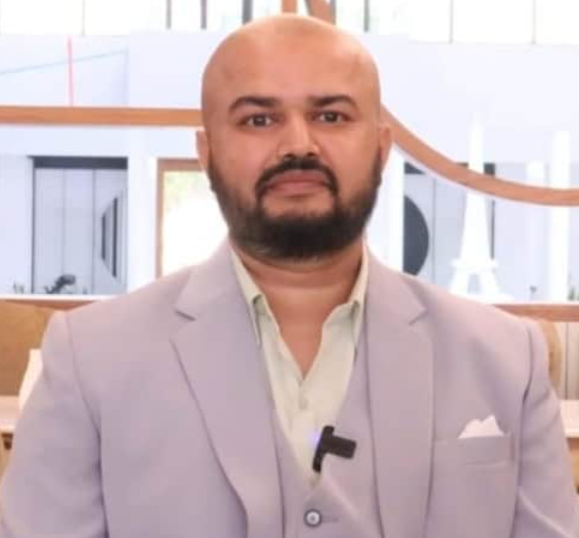
#> input picture Sagar.png, 579 x 538 px
$ jupyter execute SVD.ipynb
#> lines starting #> are read from the running program, lines starting #| are printed output that depends on the picture
[cell 1]
import numpy as np
import matplotlib.pyplot as plt
from skimage import io, color, img_as_float
import pandas as pd

img = img_as_float(io.imread("Sagar.png"))


plt.imshow(img)
plt.title("Original coloured Image");

[cell 2]
print(img)
#> (printed output is left out)
img.shape
#> Out = (538, 579, 4)

[cell 3]
# Converting to grayscale
if img.ndim == 3:
    img = img[:, :, :3]     # Image of Sagar's screenshot had 4 dimensions (4th being alpha); dropping alpha channel
#> img: shape (538, 579, 3) float64
    img_gray = color.rgb2gray(img)
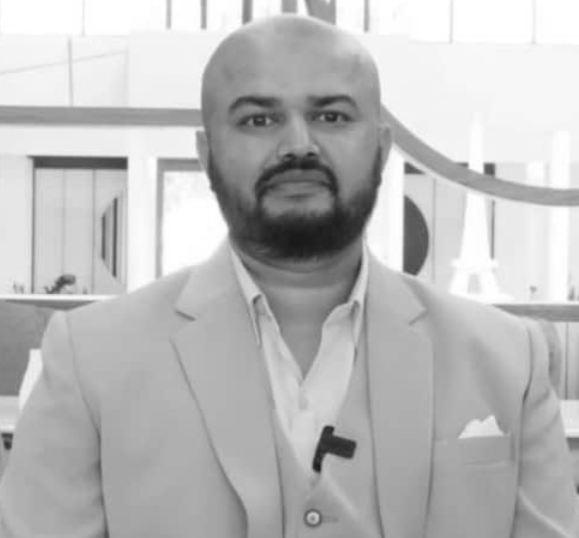
#> img_gray: shape (538, 579) float64; min 0.0991, max 1, mean 0.735
else:
    img_gray = color.rgb2gray(img)

plt.imshow(img_gray, cmap='gray')
plt.title("Original Grayscale Image");

[cell 4]
print(img_gray)
#> (printed output is left out)
img_gray.shape
#> Out = (538, 579)

[cell 5]
pd.set_option("display.max_rows", None)
pd.set_option("display.max_columns", None)

df_img=pd.DataFrame(img_gray)
#> df_img = table of 538 rows and 579 columns

df_img
#> Out = table of 538 rows and 579 columns

[cell 6]
U, S, Vt = np.linalg.svd(img_gray, full_matrices=False)
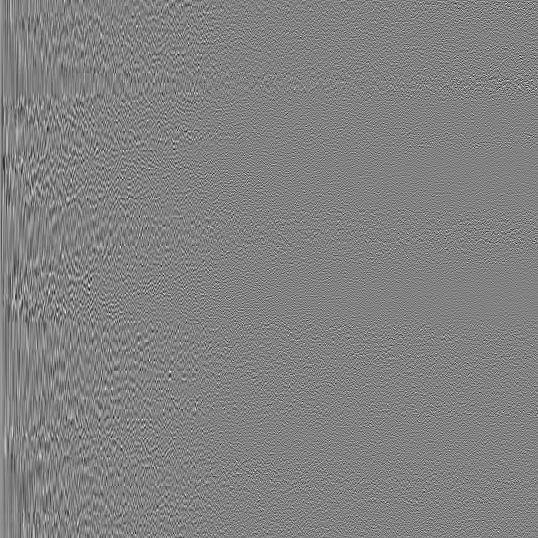
#> U: shape (538, 538) float64; min -0.262, max 0.253, mean 8.45e-05; drawn with min black and max white
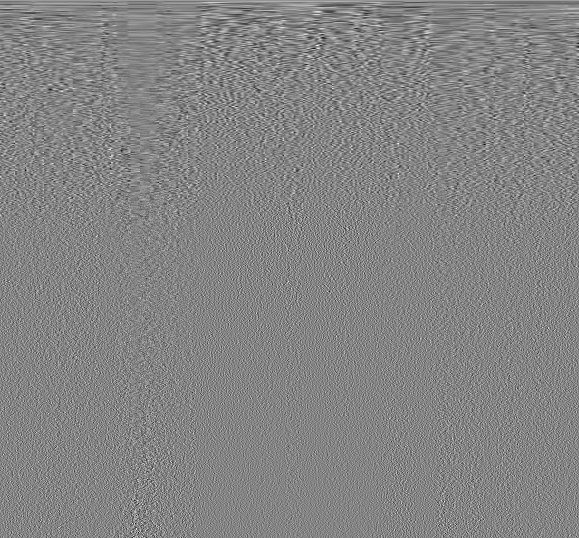
#> Vt: shape (538, 579) float64; min -0.246, max 0.228, mean 8.79e-05; drawn with min black and max white
#> S = 538 values, max 417 at index 0, min 0.000694 at index 537, mean 1.44
print(U.shape)
#| (538, 538)
print(S.shape)
#| (538,)
print(Vt.shape)
#| (538, 579)

[cell 7]
df_U=pd.DataFrame(U)
#> df_U = table of 538 rows and 538 columns
df_U
#> Out = table of 538 rows and 538 columns

[cell 8]
df_S=pd.DataFrame(S)
#> df_S = table of 538 rows and 1 columns
df_S
#> Out = table of 538 rows and 1 columns

[cell 9]
df_Vt=pd.DataFrame(Vt)
#> df_Vt = table of 538 rows and 579 columns
df_Vt
#> Out = table of 538 rows and 579 columns

[cell 10]
def reconstruct_k(U, S, Vt, k):
    return (U[:, :k] * S[:k]) @ Vt[:k, :]

[cell 11]
ks = [5, 10, 20, 40, 75, 100, 200]

plt.figure(figsize=(12, 8))

for i, k in enumerate(ks, 1):
    img_k = reconstruct_k(U, S, Vt, k)

    plt.subplot(3, 3, i)
    plt.imshow(img_k, cmap='gray')
    plt.title(f"Rank-{k}")
    plt.axis('off')
#> this loop made 7 passes
#> pass 1, `img_k = reconstruct_k(U, S, Vt, k)`:
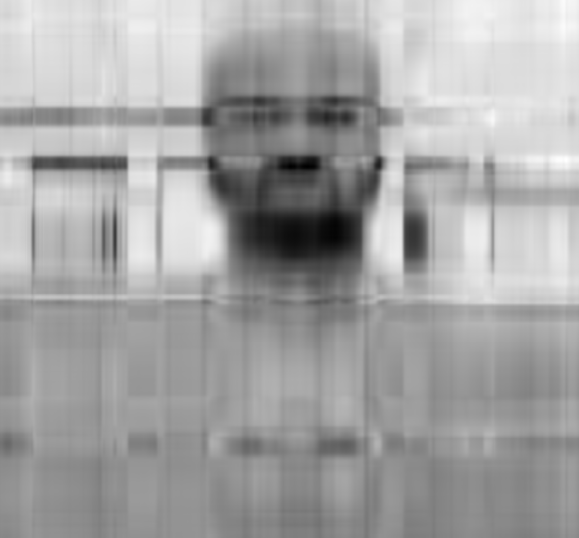
#> img_k: shape (538, 579) float64; min 0.0687, max 1.1, mean 0.735; drawn with min black and max white
#> pass 2, `img_k = reconstruct_k(U, S, Vt, k)`:
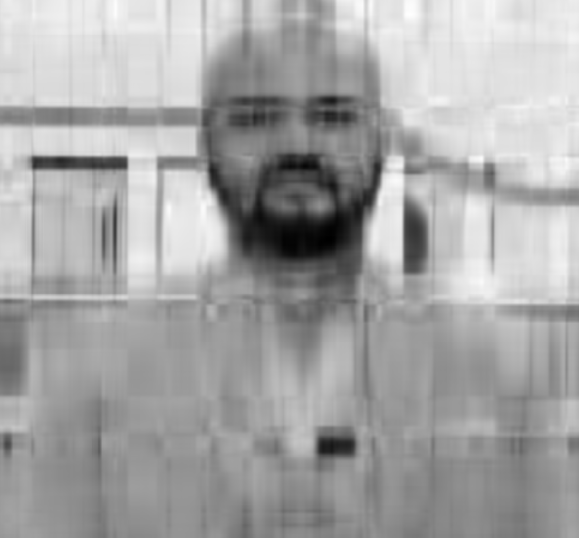
#> img_k: shape (538, 579) float64; min 0.0841, max 1.08, mean 0.735; drawn with min black and max white
#> pass 3, `img_k = reconstruct_k(U, S, Vt, k)`:
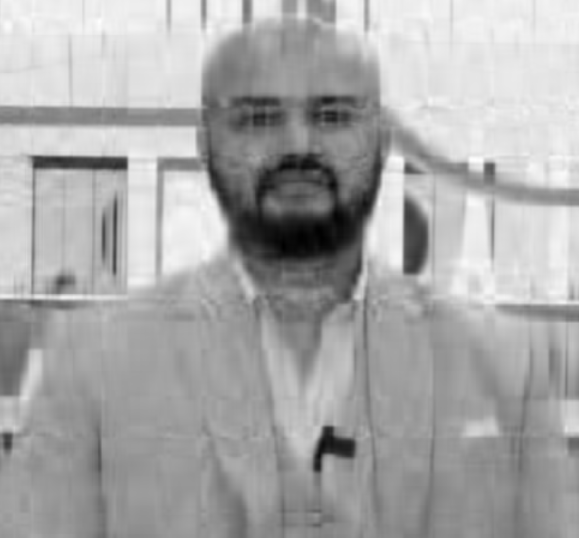
#> img_k: shape (538, 579) float64; min 0.0826, max 1.07, mean 0.735; drawn with min black and max white

plt.subplot(3, 3, len(ks) + 1)
plt.imshow(img_gray, cmap='gray')
plt.title("Original")
plt.axis('off')

plt.tight_layout()
plt.show()
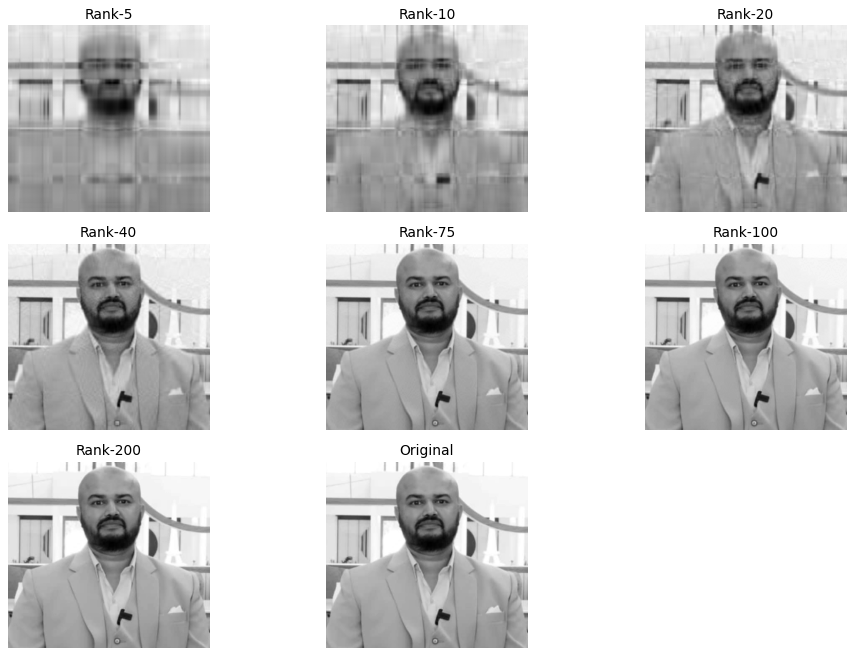
#> figure drawn by matplotlib, 8 panels

[cell 12]
def frobenius_error(A, A_k):
    return np.linalg.norm(A - A_k, 'fro') #Eckart–Young–Mirsky theorem: The best rank-k approximation (in Frobenius norm) is obtained by truncating the SVD

[cell 13]
def psnr(original, reconstructed): #Peak Signal-to-Noise Ratio
    mse = np.mean((original - reconstructed) ** 2)
    if mse == 0:
        return float('inf')
    return 10 * np.log10(1.0 / mse) # Assuming pixel values are in [0, 1]; it would be 255^2/ mse for [0, 255]

[cell 14]
fro_errors = []
psnr_values = []

for k in ks:
    A_k = reconstruct_k(U, S, Vt, k)

    f_err = frobenius_error(img_gray, A_k)
    p = psnr(img_gray, A_k)

    fro_errors.append(f_err)
    psnr_values.append(p)

    print(f"k = {k:3d} | Frobenius Error = {f_err:.4f} | PSNR = {p:.4f} dB")
#> this loop made 7 passes
#> (f_err, mse in psnr, p) on passes 1 to 7: (37.44, 0.0045, 23.47), (25.26, 0.00205, 26.89), (14.74, 0.000698, 31.56), (7.12, 0.000163, 37.89), (2.69, 2.33e-05, 46.33), (1.52, 7.42e-06, 51.3), (0.268, 2.31e-07, 66.37)
#| k =   5 | Frobenius Error = 37.4364 | PSNR = 23.4687 dB
#| k =  10 | Frobenius Error = 25.2575 | PSNR = 26.8868 dB
#| k =  20 | Frobenius Error = 14.7411 | PSNR = 31.5640 dB
#| k =  40 | Frobenius Error = 7.1191 | PSNR = 37.8862 dB
#| k =  75 | Frobenius Error = 2.6927 | PSNR = 46.3309 dB
#| k = 100 | Frobenius Error = 1.5202 | PSNR = 51.2965 dB
#| k = 200 | Frobenius Error = 0.2682 | PSNR = 66.3669 dB
#> after the loop, fro_errors = [37.44, 25.26, 14.74, 7.12, 2.69, 1.52, 0.268]; psnr_values = [23.47, 26.89, 31.56, 37.89, 46.33, 51.3, 66.37]

[cell 15]
m, n = img_gray.shape
#> m = 538; n = 579
compression_ratios = []
psnrs = []

for k in ks:
    original_size = m * n
    compressed_size = k * (m + n + 1)   # U: mk; V: nk; S: k
    compression_ratio = original_size/compressed_size


    img_k = reconstruct_k(U, S, Vt, k)
    psnr_k = psnr(img_gray, img_k)

    compression_ratios.append(compression_ratio)
    psnrs.append(psnr_k)
#> this loop made 7 passes
#> (mse in psnr, psnr_k) on passes 1 to 7: (0.0045, 23.47), (0.00205, 26.89), (0.000698, 31.56), (0.000163, 37.89), (2.33e-05, 46.33), (7.42e-06, 51.3), (2.31e-07, 66.37)
#> after the loop, compression_ratios = [55.72, 27.86, 13.93, 6.97, 3.71, 2.79, 1.39]; psnrs = [23.47, 26.89, 31.56, 37.89, 46.33, 51.3, 66.37]

# Plot
plt.figure(figsize=(10, 6))
plt.plot(compression_ratios, psnrs, marker='o')
plt.xlabel("Compression Ratio = Original size/ Compressed size")
plt.ylabel("PSNR (dB)")
plt.title("Compression Ratio vs. Quality (PSNR)")
plt.grid(True)
plt.show()
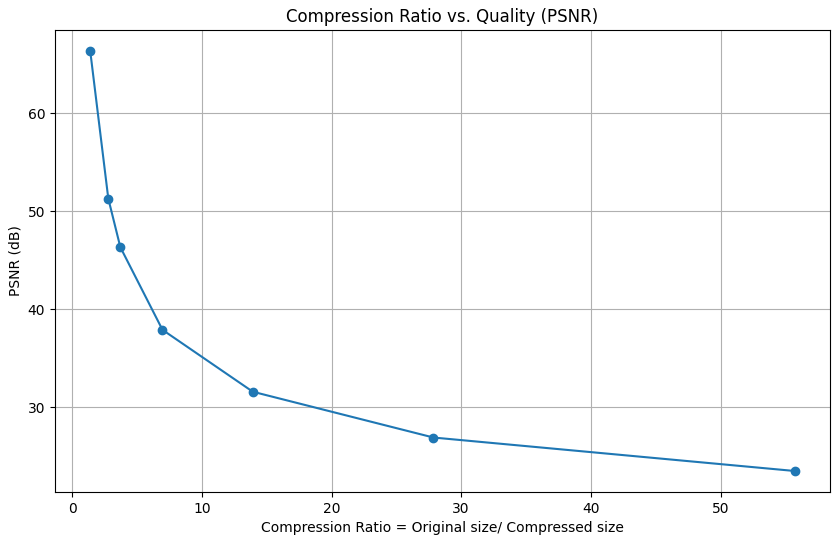
#> figure drawn by matplotlib, 1 panel

[cell 16]
frobenius_errors = []

for k in ks:
    img_k = reconstruct_k(U, S, Vt, k)
    error = np.linalg.norm(img_gray - img_k, 'fro')
    frobenius_errors.append(error)
#> this loop made 7 passes
#> error on passes 1 to 7: 37.44, 25.26, 14.74, 7.12, 2.69, 1.52, 0.268
#> after the loop, frobenius_errors = [37.44, 25.26, 14.74, 7.12, 2.69, 1.52, 0.268]

# Plot
plt.figure(figsize=(10, 6))
plt.plot(ks, frobenius_errors, marker='o')
plt.xlabel("Rank k")
plt.ylabel("Frobenius Reconstruction Error")
plt.title("Rank vs Reconstruction Error")
plt.grid(True)
plt.show()
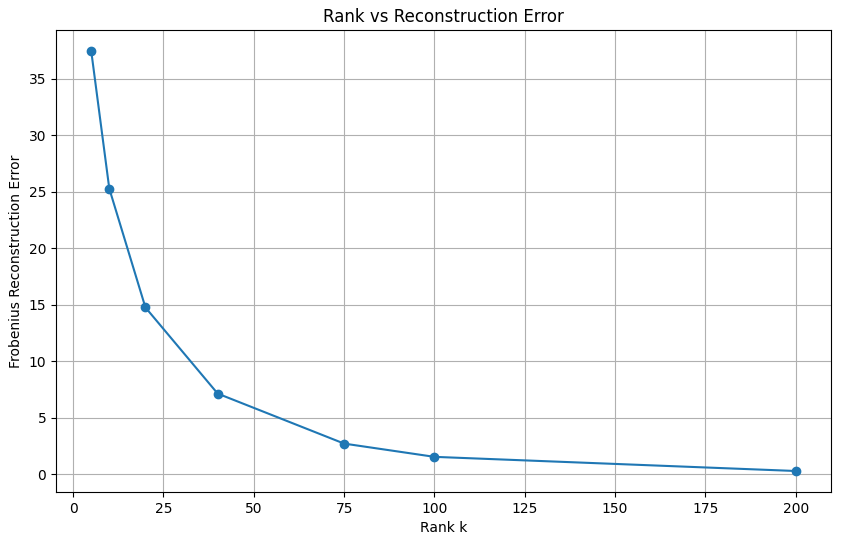
#> figure drawn by matplotlib, 1 panel

[cell 17]
plt.figure(figsize=(10, 6))
plt.semilogy(S, marker='o')   # log scale on y-axis
plt.xlabel("Index (i)")
plt.ylabel("Singular Value σᵢ (log scale)")
plt.title("Decay of Singular Values (Log Scale)")
plt.grid(True)
plt.show()
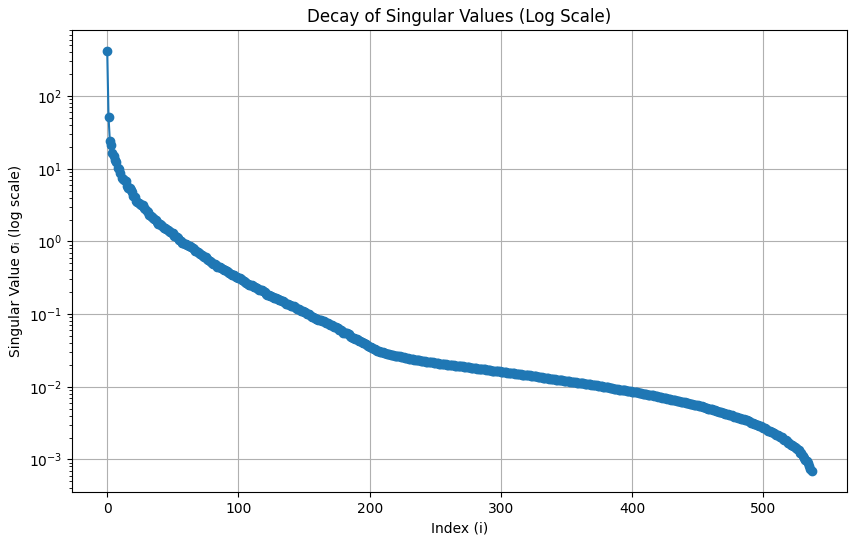
#> figure drawn by matplotlib, 1 panel; curve peaks at x = 0, y = 417
